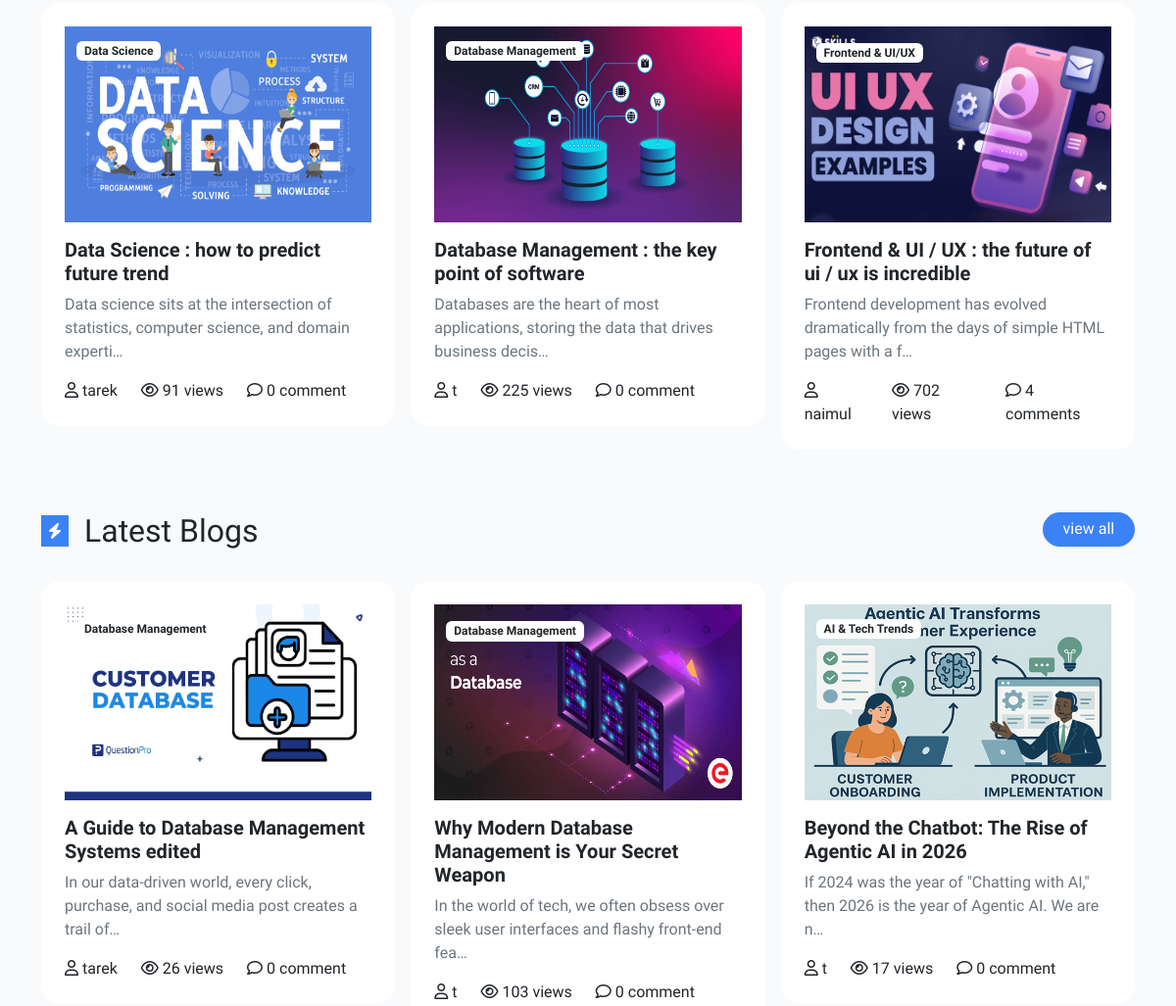
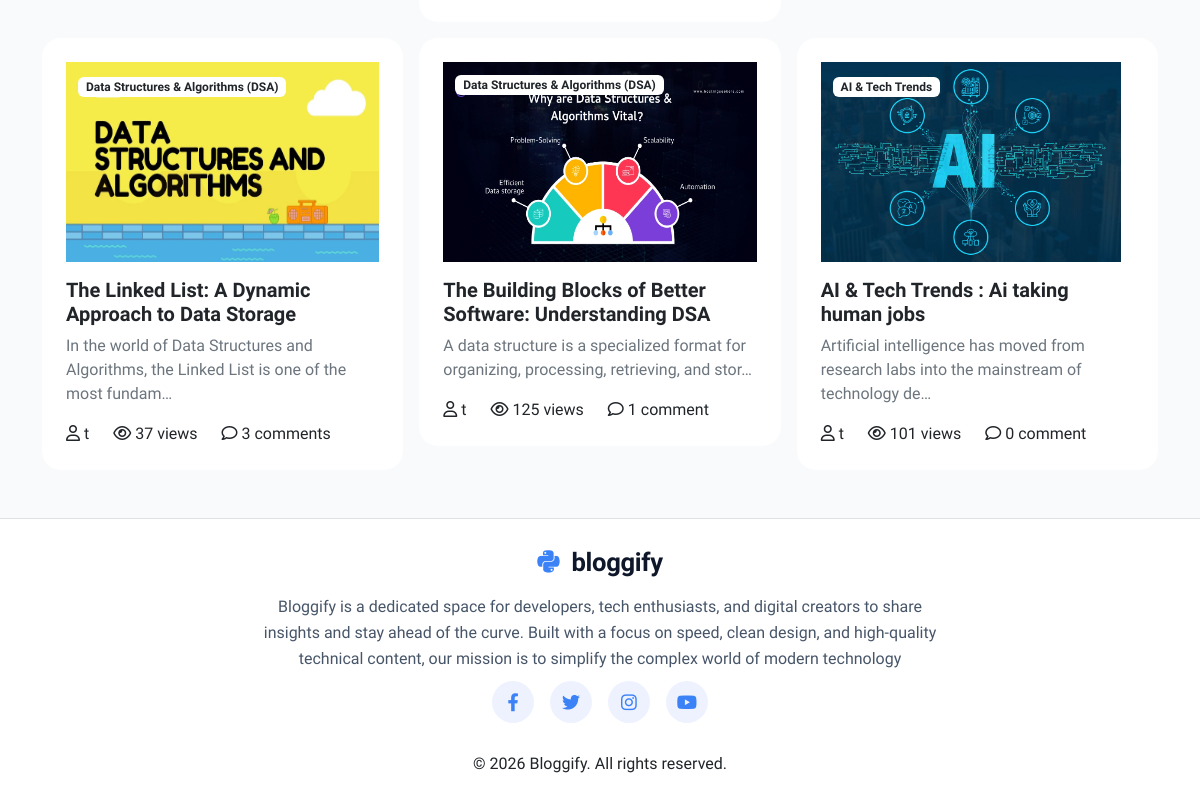
The app's page / (lower part), older data (2 pictures, top to bottom).
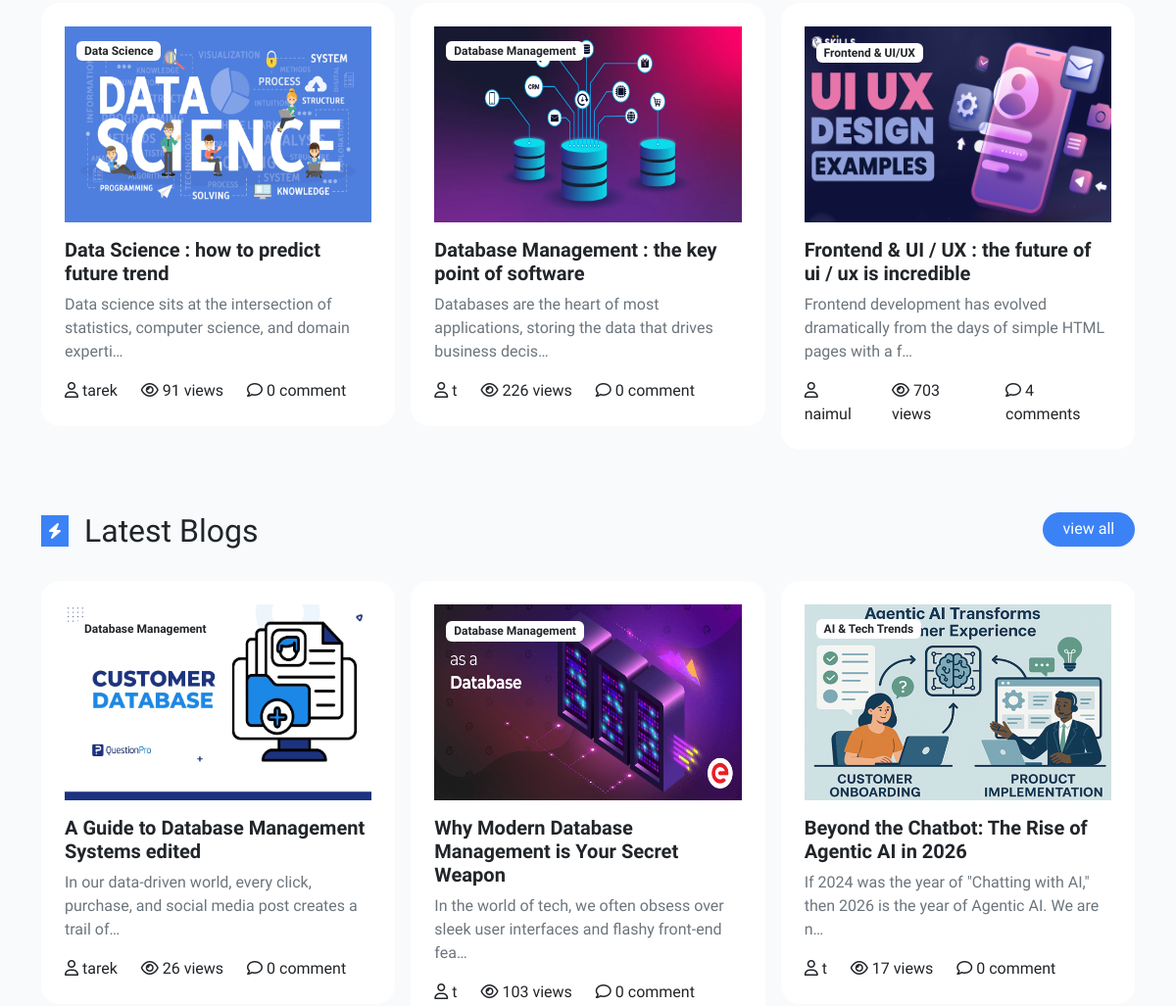
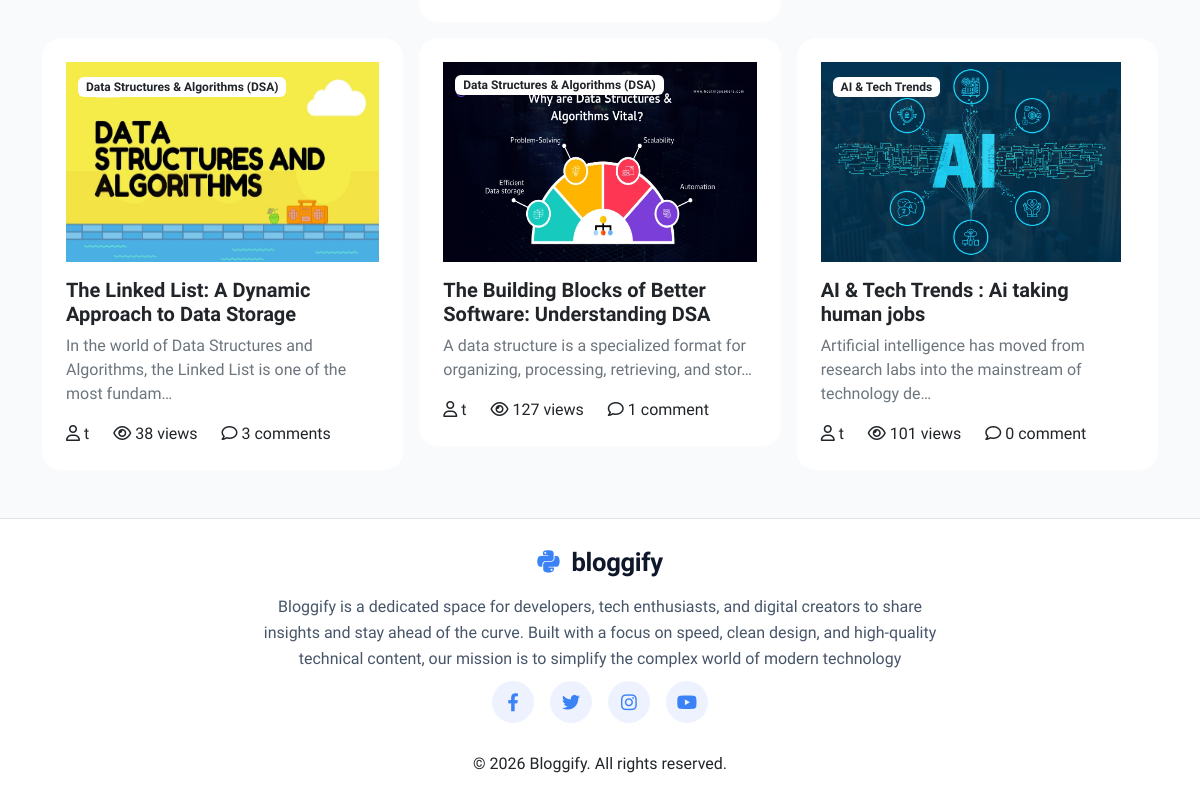
The same page, newer data (2 pictures, top to bottom).
### blog/models.py (models this page shows, shortened)
class BlogPost(models.Model) :
    id = models.UUIDField(primary_key=True, default=uuid.uuid4, editable=False)
    title = models.CharField(max_length=200, validators=[MinLengthValidator(5)])
    slug = models.SlugField(max_length=200, unique=True, db_index=True)
    featured_image = models.ImageField(upload_to="blogpost/featured_images/")
    content = models.TextField()
    excerpt = models.CharField(max_length=200)
    category = models.ForeignKey(Category, on_delete=models.SET_NULL, null=True, blank=True, related_name="BlogPosts", db_index=True)
    author = models.ForeignKey(User, on_delete=models.CASCADE, related_name = "BlogPosts")
    tags = models.ManyToManyField(Tag, blank=True, related_name="BlogPosts")
    related_blogs = models.ManyToManyField("self", blank = True, symmetrical=True, related_name="RelatedBlogs")
    views = models.PositiveIntegerField(default=0)
    is_feature = models.BooleanField(default=False)
    status = models.CharField(max_length=20, choices=[("draft", "Draft"), ("published", "Published")])
    created_at = models.DateTimeField(auto_now_add=True)
    updated_at = models.DateTimeField(auto_now=True)
    class Meta :
        verbose_name = "Blog"
        verbose_name_plural = "Blogs"

class Category(models.Model) :
    name = models.CharField(max_length = 100, unique=True, db_index=True, verbose_name="Category Name")
    slug = models.SlugField(max_length=100, unique=True, db_index=True, verbose_name="Category Slug")
    description = models.TextField(verbose_name="Category Description", blank=True)
    recommended = models.BooleanField(default=False)
    created_at = models.DateTimeField(auto_now_add=True)
    updated_at = models.DateTimeField(auto_now=True)
    class Meta :
        verbose_name = "Category"
        verbose_name_plural = "Categories"

### blog/views.py (the view)
# urls.py: path("", views.home, name="home"),
def home(request):
    latest_posts = (
        BlogPost.objects.select_related("author", "category")
        .filter(is_feature=False)
        .annotate(comment_count= Count("Comments"))
        .order_by("-created_at")[:6]
    )
    recommended_blogs = (
        BlogPost.objects.select_related("author", "category")
        .filter(is_feature=True)
        .annotate(comment_count= Count("Comments"))
        .order_by("-created_at")[:3]
    )
    writter = User.objects.all()[:8]
    context = {"latest_posts": latest_posts, "recommended_blogs": recommended_blogs, "writter": writter}
    return render(request, "bloggify.html", context)

### blog/context_processors.py (called while the page is built)
def categories(request):
    return {
        'categories': Category.objects.all()
    }

def footer(request):
    return {
        'about_us': aboutUs.objects.first(),
        'social_links': socialLinks.objects.first()
    }

### templates/bloggify.html (shortened to what this page needs)
{% extends 'base.html' %}
{% load static %}
{% block custom_css %}
  <link rel="stylesheet" href="{% static 'css/bloggify.css' %}" />
{% endblock %}
{% block content %}
  <main class="container">
    <div class="row g-3 mt-2">
      {% for post in recommended_blogs %}
        <div class="col-md-4">
          <div class="card card-blog p-2 position-relative">
            <div class="card-body">
              <div class="img_badge">
                <span class="badge bg-white text-dark mb-2">{{ post.category.name }}</span>
                <img src="{{ post.featured_image.url }}" alt="{{ post.title }}" class="img-fluid mb-3" style="height: 200px;" />
              </div>
              <h5 class="card-title fw-semibold">{{ post.title }}</h5>
              <p class="card-text text-secondary">{{ post.excerpt|truncatechars:90 }}</p>
              <div class="d-flex gap-4">
                <span><i class="fa-regular fa-user"></i> {{ post.author.username }}</span>
                <span><i class="fa-regular fa-eye"></i> {{ post.views }} views</span>
                <span><i class="fa-regular fa-comment"></i> {{ post.comment_count }} {% if post.comment_count > 1 %}comments{% else %}comment{% endif %}</span>
              </div>
            </div>
          </div>
        </div>
      {% endfor %}
    </div>
    <div class="row g-3 mt-5">
      <div class="col-12 d-flex justify-content-between align-items-start">
        <div class="d-flex align-items-center gap-3 mb-3">
          <i class="fa fa-bolt p-2 bg_main"></i>
          <h2 class="mb-0">Latest Blogs</h2>
        </div>
        <a href="{% url 'blog_feed' %}" class="text-decoration-none button-primary">view all</a>
      </div>
      {% for post in latest_posts %}
        <div class="col-md-4">
          <div class="card card-blog p-2 position-relative">
            <div class="card-body">
              <div class="img_badge">
                <span class="badge bg-white text-dark mb-2">{{ post.category.name }}</span>
                <img src="{{ post.featured_image.url }}" alt="{{ post.title }}" class="img-fluid mb-3" style="height: 200px;" />
              </div>
              <h5 class="card-title fw-semibold">{{ post.title }}</h5>
              <p class="card-text text-secondary">{{ post.excerpt|truncatechars:90 }}</p>
              <div class="d-flex gap-4">
                <span><i class="fa-regular fa-user"></i> {{ post.author.username }}</span>
                <span><i class="fa-regular fa-eye"></i> {{ post.views }} views</span>
                <span><i class="fa-regular fa-comment"></i> {{ post.comment_count }} {% if post.comment_count > 1 %}comments{% else %}comment{% endif %}</span>
              </div>
            </div>
          </div>
        </div>
      {% endfor %}
    </div>
  </main>
{% endblock %}

Row changes from the older to the newer data that the page shows:
changed BlogPost "Database Management : the key point of software": views "225" → "226"
changed BlogPost "Frontend & UI / UX : the future of ui / ux is incredible": views "702" → "703"
changed BlogPost "The Linked List: A Dynamic Approach to Data Storage": views "37" → "38"
changed BlogPost "The Building Blocks of Better Software: Understanding DSA": views "125" → "127"
